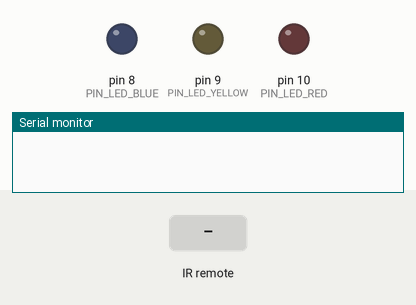
Bench run of a sketch on a simulated Arduino Uno, built with avr-gcc and run on an emulated ATmega328P. Shown: output pins drawn as LEDs (lit = HIGH), the last lines printed to the serial monitor. The inputs (shaded band) are chosen by the test bench.

Above: at 1.2 s.
1.3 s: infrared code 0xE0E020DF received
At 2.0 s:
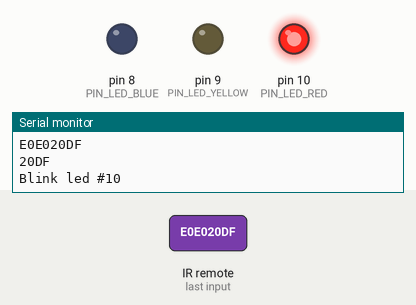
3.8 s: infrared code 0xE0E0A05F received
At 4.6 s:
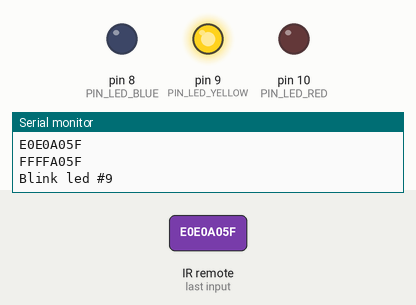
6.3 s: infrared code 0xE0E0609F received
At 7.1 s:
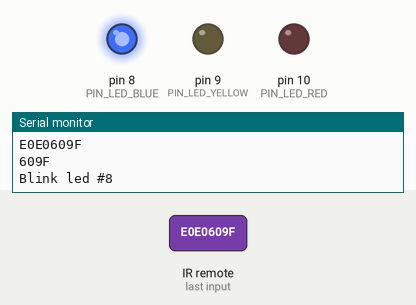
Timing chart, 0 to 9.3 s (numbered marks = the images above; inputs shaded):
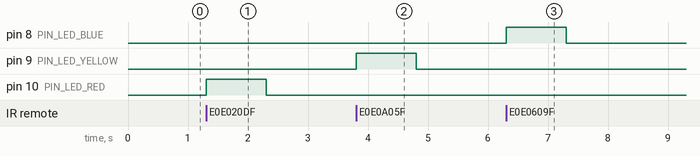

Measured:
- after the input at 1.3 s, pin 10 (PIN_LED_RED): LOW → HIGH at once, → LOW 1.0 s later
- after the input at 3.8 s, pin 9 (PIN_LED_YELLOW): LOW → HIGH at once, → LOW 1.0 s later
- after the input at 6.3 s, pin 8 (PIN_LED_BLUE): LOW → HIGH at once, → LOW 1.0 s later

The sketch:

ir_rgb_led_control.ino
```cpp
/*
 * HEX IR buttons values
 *
 * NOTICE: Samsung
 *
 * E0E020DF - #1
 * E0E0A05F - #2
 * E0E0609F - #3
 */

#include <IRremote.h>

#define PIN_LED_RED 10
#define PIN_LED_YELLOW 9
#define PIN_LED_BLUE 8
#define PIN_IR 2

#define DURATION 1000

IRrecv irrecv(PIN_IR);

decode_results results;

void setup() {
  Serial.begin(9600);

  pinMode(PIN_LED_RED, OUTPUT);
  pinMode(PIN_LED_YELLOW, OUTPUT);
  pinMode(PIN_LED_BLUE, OUTPUT);

  irrecv.enableIRIn();                      // Start the receiver
}

void loop() {
  if (irrecv.decode(&results)) {
    Serial.println(results.value, HEX);

    switchLed(results.value);

    irrecv.resume();                        // Receive the next value
  }
  delay(100);
}

void switchLed(int irCode) {
  Serial.println(irCode, HEX);

  switch (irCode) {
    // #1
    case 0xE0E020DF:
      blinkLed(PIN_LED_RED, DURATION);
      break;

    // #2
    case 0xE0E0A05F:
      blinkLed(PIN_LED_YELLOW, DURATION);
      break;

    // #3
    case 0xE0E0609F:
      blinkLed(PIN_LED_BLUE, DURATION);
      break;

    default:
      Serial.print("Value #");
      Serial.print(irCode, HEX);
      Serial.println(" not support");
  }
}

void blinkLed(int pin, int duration) {
  Serial.print("Blink led #");
  Serial.println(pin);

  digitalWrite(pin, HIGH);
  delay(duration);
  digitalWrite(pin, LOW);
}
```
